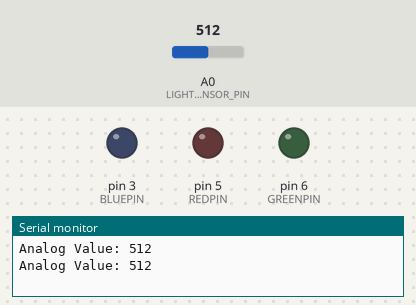
The sketch below on a simulated Arduino Uno, built with avr-gcc and run on an emulated ATmega328P. Shown: output pins drawn as LEDs (lit = HIGH), the last lines printed to the serial monitor. The inputs (shaded band) are chosen by the test bench; at power-on: A0 (LIGHT_SENSOR_PIN) = 512.

Above: at 1.8 s.
1.9 s: A0 (LIGHT_SENSOR_PIN) set to 410
4.2 s: A0 (LIGHT_SENSOR_PIN) set to 391
At 6.6 s:
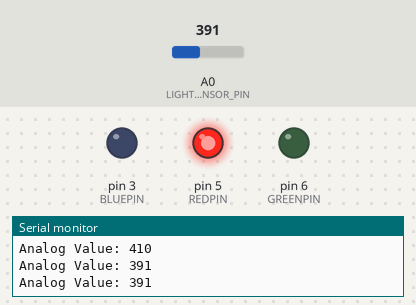
7.5 s: A0 (LIGHT_SENSOR_PIN) set to 511
At 10.1 s:
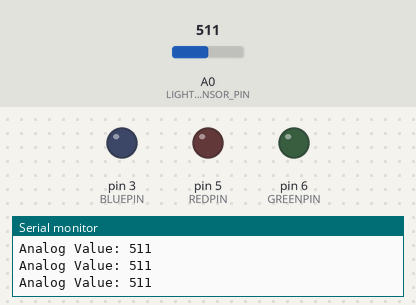
10.5 s: A0 (LIGHT_SENSOR_PIN) set to 390
At 12.4 s:
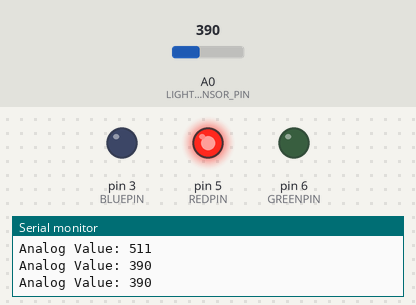
Timing chart, 0 to 13.9 s (numbered marks = the images above; inputs shaded):
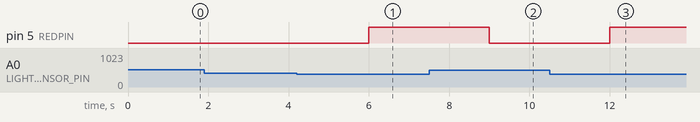

The sketch:

ledstrip2.ino
```cpp
#define REDPIN 5
#define GREENPIN 6
#define BLUEPIN 3
const int LIGHT_SENSOR_PIN = A0;

int analogValue;

void setup() {
  pinMode(REDPIN, OUTPUT);
  pinMode(GREENPIN, OUTPUT);
  pinMode(BLUEPIN, OUTPUT);
  Serial.begin(115200);
}

void loop() {
  analogValue = analogRead(LIGHT_SENSOR_PIN);
  Serial.print("Analog Value: ");
  Serial.println(analogValue);
    delay(1000);
   if(analogValue > 400){
     analogWrite(REDPIN, 0);
    }


    else
    analogWrite(REDPIN, 255);
}
```

Measured:
- the behaviour switches between 401 and 400 on A0 (LIGHT_SENSOR_PIN) (found by bisection; images 0 and 1)
- after the input at 4.2 s, pin 5 (REDPIN): LOW → HIGH after 1.8 s
- after the input at 7.5 s, pin 5 (REDPIN): HIGH → LOW after 1.5 s
- after the input at 10.5 s, pin 5 (REDPIN): LOW → HIGH after 1.5 s
